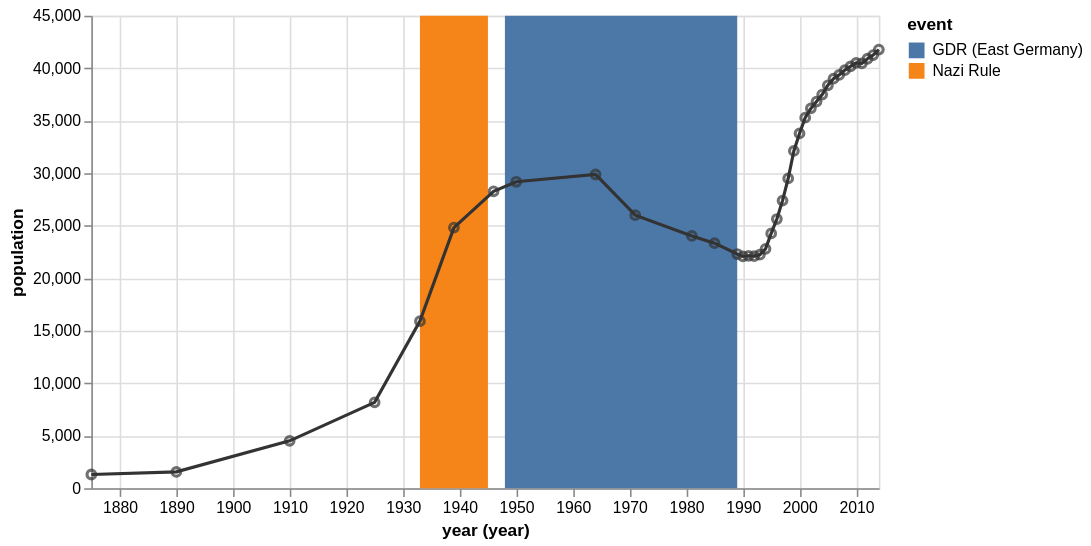

Specify this chart in Vega-Lite:
### Vega-Lite specification from a JSON file in a GitHub repository (floating-point values rounded to 4 significant figures)
{"$schema": "https://vega.github.io/schema/vega-lite/v6.json", "description": "The population of the German city of Falkensee over time", "width": 500, "data": {"values": [{"year": "1875", "population": 1309}, {"year": "1890", "population": 1558}, {"year": "1910", "population": 4512}, {"year": "1925", "population": 8180}, {"year": "1933", "population": 15915}, {"year": "1939", "population": 24824}, {"year": "1946", "population": 28275}, {"year": "1950", "population": 29189}, {"year": "1964", "population": 29881}, {"year": "1971", "population": 26007}, {"year": "1981", "population": 24029}, {"year": "1985", "population": 23340}, {"year": "1989", "population": 22307}, {"year": "1990", "population": 22087}, {"year": "1991", "population": 22139}, {"year": "1992", "population": 22105}, {"year": "1993", "population": 22242}, {"year": "1994", "population": 22801}, {"year": "1995", "population": 24273}, {"year": "1996", "population": 25640}, {"year": "1997", "population": 27393}, {"year": "1998", "population": 29505}, {"year": "1999", "population": 32124}, {"year": "2000", "population": 33791}, {"year": "2001", "population": 35297}, {"year": "2002", "population": 36179}, {"year": "2003", "population": 36829}, {"year": "2004", "population": 37493}, {"year": "2005", "population": 38376}, {"year": "2006", "population": 39008}, {"year": "2007", "population": 39366}, {"year": "2008", "population": 39821}, {"year": "2009", "population": 40179}, {"year": "2010", "population": 40511}, {"year": "2011", "population": 40465}, {"year": "2012", "population": 40905}, {"year": "2013", "population": 41258}, {"year": "2014", "population": 41777}], "format": {"parse": {"year": "date:'%Y'"}}}, "layer": [{"mark": "rect", "data": {"values": [{"start": "1933", "end": "1945", "event": "Nazi Rule"}, {"start": "1948", "end": "1989", "event": "GDR (East Germany)"}], "format": {"parse": {"start": "date:'%Y'", "end": "date:'%Y'"}}}, "encoding": {"x": {"field": "start", "timeUnit": "year"}, "x2": {"field": "end", "timeUnit": "year"}, "color": {"field": "event", "type": "nominal"}}}, {"mark": "line", "encoding": {"x": {"field": "year", "timeUnit": "year", "title": "year (year)"}, "y": {"field": "population", "type": "quantitative"}, "color": {"value": "#333"}}}, {"mark": "point", "encoding": {"x": {"field": "year", "timeUnit": "year"}, "y": {"field": "population", "type": "quantitative"}, "color": {"value": "#333"}}}]}
